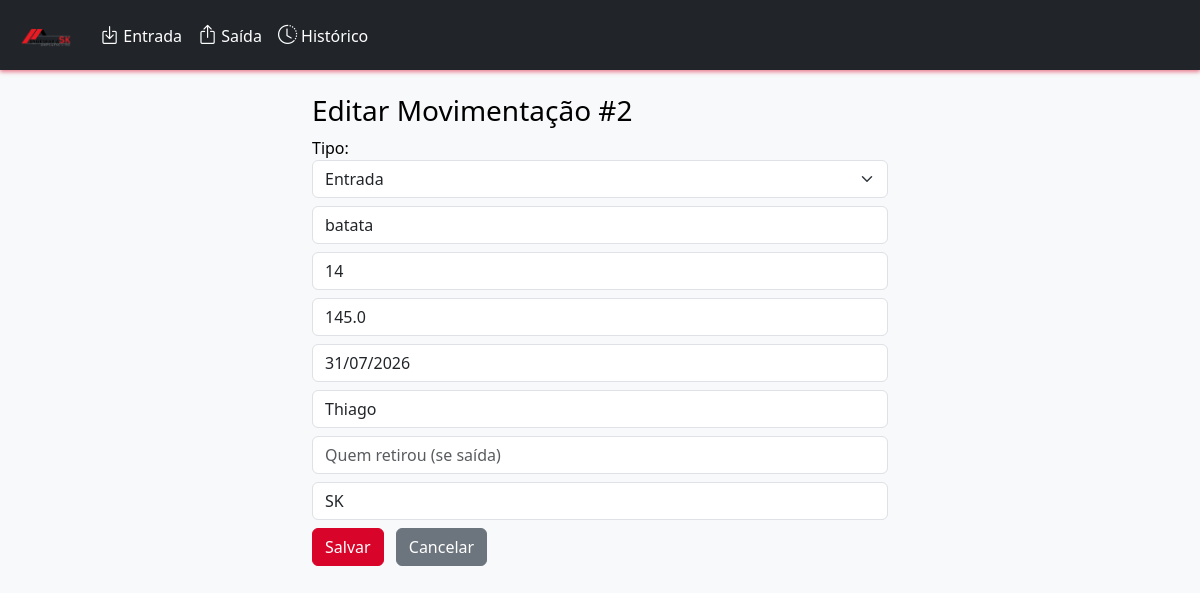
The app's page /editar/2 with its own data.
### tables this page shows
CREATE TABLE movimentacoes (
                id INTEGER PRIMARY KEY,
                tipo TEXT,
                material TEXT,
                quantidade INTEGER,
                valor REAL,
                data TEXT,
                quem_colocou TEXT,
                quem_retirou TEXT,
                equipe TEXT
            );

### app.py (the view, shortened to what this page needs)
@app.route('/editar/<int:id>', methods=['GET', 'POST'])
def editar_movimentacao(id):
    conn = sqlite3.connect('database.db')
    c = conn.cursor()
    c.execute('SELECT * FROM movimentacoes WHERE id=?', (id,))
    mov = c.fetchone()
    conn.close()
    if not mov:
        return "Movimentação não encontrada", 404
    return render_template('editar.html', mov=mov)

### templates/editar.html (shortened to what this page needs)
{% extends 'base.html' %}
{% block content %}
<div class="container mt-4" style="max-width: 600px;">
  <h3>Editar Movimentação #{{ mov[0] }}</h3>
  <form method="POST">
    <label>Tipo:</label>
    <select name="tipo" class="form-select mb-2" required>
      <option value="entrada" {% if mov[1] == 'entrada' %}selected{% endif %}>Entrada</option>
    </select>
    <input class="form-control mb-2" name="material" value="{{ mov[2] }}" placeholder="Material" required>
    <input class="form-control mb-2" type="number" name="quantidade" value="{{ mov[3] }}" placeholder="Quantidade" required>
    <input class="form-control mb-2" type="number" step="0.01" name="valor" value="{{ mov[4] }}" placeholder="Valor" required>
    <input class="form-control mb-2" name="data" value="{{ mov[5] }}" placeholder="Data (YYYY-MM-DD)" required>
    <input class="form-control mb-2" name="quem_colocou" value="{{ mov[6] }}" placeholder="Quem colocou (se entrada)">
    <input class="form-control mb-2" name="quem_retirou" value="{{ mov[7] }}" placeholder="Quem retirou (se saída)">
    <input class="form-control mb-2" name="equipe" value="{{ mov[8] }}" placeholder="Equipe Técnica" required>
    <button class="btn btn-primary">Salvar</button>
    <a href="{{ url_for('index') }}" class="btn btn-secondary ms-2">Cancelar</a>
  </form>
</div>
{% endblock %}

### static/css/style.css (style rules this page uses)
body { background-color: #fff; font-family: 'Segoe UI', Tahoma, Geneva, Verdana, sans-serif; color: #000; }
.container { margin-top: 20px; }
form input, form select, form textarea { border-radius: 0.25rem; border: 1px solid #ccc; padding: 0.5rem; font-size: 1rem; transition: border-color 0.3s ease-in-out; }
.btn-primary { background-color: #d90429; border-color: #d90429; transition: background-color 0.3s ease; color: #fff; }

### records on screen
movimentacoes: id "2", tipo "Entrada", material "batata", quantidade "14", valor "145.0", data "31/07/2026", quem_colocou "Thiago", equipe "SK"
